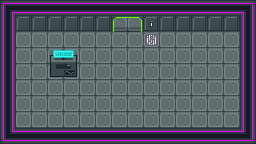

Below is a game level as drawn by its tile map, then a one-line description and the .tmx file that defines it, in full:
An orthogonal 16x9 tile map with 16x16 px tiles, 1 tile layer (Art), 1 hidden layer not drawn, 2 tilesets and 6 objects (2x Door, Player, Quball, Laser, Exit).

<map version="1.2" tiledversion="1.3.1" orientation="orthogonal" renderorder="right-down" compressionlevel="0" width="16" height="9" tilewidth="16" tileheight="16" infinite="0" nextlayerid="4" nextobjectid="25">
 <tileset firstgid="1" name="industrial-sprite-sheet-DeadEnd-LMZ" tilewidth="16" tileheight="16" tilecount="204" columns="12">
  <image source="sprites/industrial-sprite-sheet-DeadEnd-LMZ.png" width="192" height="272" />
 </tileset>
 <tileset firstgid="205" name="sprites" tilewidth="64" tileheight="64" tilecount="9" columns="0">
  <grid orientation="orthogonal" width="1" height="1" />
  <tile id="0">
   <image width="32" height="32" source="sprites/ball.png" />
  </tile>
  <tile id="1">
   <image width="64" height="64" source="sprites/cat.png" />
  </tile>
  <tile id="2">
   <image width="16" height="16" source="sprites/key.png" />
  </tile>
  <tile id="3">
   <image width="16" height="16" source="sprites/laser_down.png" />
  </tile>
  <tile id="4">
   <image width="16" height="16" source="sprites/laser_left.png" />
  </tile>
  <tile id="5">
   <image width="16" height="16" source="sprites/laser_right.png" />
  </tile>
  <tile id="6">
   <image width="16" height="16" source="sprites/laser_up.png" />
  </tile>
  <tile id="7">
   <image width="16" height="16" source="sprites/quball_v1.png" />
  </tile>
  <tile id="8">
   <image width="16" height="16" source="sprites/quball_v2.png" />
  </tile>
 </tileset>
 <layer id="1" name="Art" width="16" height="9">
  <data encoding="csv">
4,6,6,6,6,6,6,6,6,6,6,6,6,6,6,5,
7,30,30,30,30,30,30,197,198,203,30,30,30,30,30,7,
7,21,21,21,21,21,21,21,21,190,21,21,21,21,21,7,
7,21,21,129,128,21,21,21,21,21,21,21,21,21,21,7,
7,21,21,180,140,21,21,21,21,21,21,21,21,21,21,7,
7,21,21,21,21,21,21,21,21,21,21,21,21,21,21,7,
7,21,21,21,21,21,21,21,21,21,21,21,21,21,21,7,
7,21,21,21,21,21,21,21,21,21,21,21,21,21,21,7,
16,6,6,6,6,6,6,6,6,6,6,6,6,6,6,17
</data>
 </layer>
 <layer id="3" name="Collision" width="16" height="9" visible="0">
  <properties>
   <property name="Collision" type="bool" value="true" />
  </properties>
  <data encoding="csv">
101,101,101,101,101,101,101,101,101,101,101,101,101,101,101,101,
101,101,101,101,101,101,101,0,0,101,101,101,101,101,101,101,
101,0,0,0,0,0,0,0,0,0,0,0,0,0,0,101,
101,0,0,101,101,0,0,0,0,0,0,0,0,0,0,101,
101,0,0,101,101,0,0,0,0,0,0,0,0,0,0,101,
101,0,0,0,0,0,0,0,0,0,0,0,0,0,0,101,
101,0,0,0,0,0,0,0,0,0,0,0,0,0,0,101,
101,0,0,0,0,0,0,0,0,0,0,0,0,0,0,101,
101,101,101,101,101,101,101,101,101,101,101,101,101,101,101,101
</data>
 </layer>
 <objectgroup id="2" name="Objects">
  <object id="10" name="Player" type="Player" gid="206" x="112" y="96" width="16" height="16" />
  <object id="12" name="Quball" type="Quball" gid="212" x="144" y="80" width="16" height="16" />
  <object id="13" name="X Laser" type="Laser" gid="210" x="64" y="80" width="16" height="16">
   <properties>
    <property name="Direction" value="Right" />
    <property name="Gate" value="X" />
   </properties>
  </object>
  <object id="18" name="Door" type="Door" x="120.125" y="27.125">
   <properties>
    <property name="Controls" value="activated [cell (9, 2)]" />
   </properties>
   <point />
  </object>
  <object id="19" name="Door" type="Door" x="134.375" y="26.875">
   <properties>
    <property name="Controls" value="activated [cell (9, 2)]" />
   </properties>
   <point />
  </object>
  <object id="24" name="Exit" type="Exit" x="112" y="16" width="32" height="16" />
 </objectgroup>
</map>
